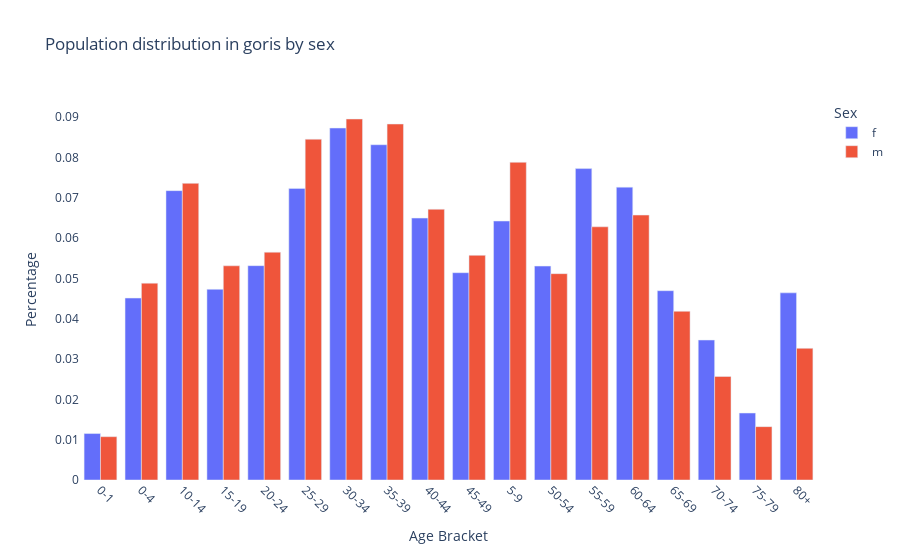

The notebook cell this image was saved under:
### Code cell
#Age Distribution by World Pop
def age_stats():
    with open("global_inputs.yml", 'r') as f:
        global_inputs = yaml.safe_load(f)

    # Get city inputs
    city_inputs = global_inputs.get('city_inputs')

    if menu['demographics']:  
        age_file = os.path.join(output_folder, f"{city}_demographics.csv") 
        if os.path.exists(age_file):  
            pass
        else:
            print("Demographics file does not exist.")
            return  
    pop_dist_group_wp = pd.read_csv(age_file)

    
    pop_dist_group_wp = pop_dist_group_wp.rename(columns={"age_group": "Age_Bracket", "sex": "Sex"})
    pop_dist_group_wp['Count'] = pd.to_numeric(pop_dist_group_wp['population'], errors='coerce')
    pop_dist_group_wp['Age_Bracket'] = pop_dist_group_wp['Age_Bracket'].replace({'<1': '0-4', '1-4': '0-4'})
    pop_dist_group_wp = pop_dist_group_wp.groupby(['Age_Bracket', 'Sex']).agg(Count=('Count', 'sum')).reset_index()

    
    pop_dist_group_wp['Percentage'] = pop_dist_group_wp.groupby('Sex')['Count'].transform(lambda x: x / x.sum())
    pop_dist_group_wp['Sexed_Percent'] = pop_dist_group_wp.groupby('Sex')['Count'].transform(lambda x: x / x.sum())
    pop_dist_group_wp['Sexed_Percent_cum'] = pop_dist_group_wp.groupby('Sex')['Sexed_Percent'].cumsum()

    # Plot age-sex distribution
    sns.barplot(data=pop_dist_group_wp, x='Age_Bracket', y='Percentage', hue='Sex', dodge=True)
    plt.title(f"Population distribution in {city} by sex")
    plt.xlabel("Age Bracket")
    plt.ylabel("Percentage")
    plt.legend(title="Sex", loc="upper right")
    plt.xticks(rotation=45)
    plt.tight_layout()
    render_path = os.path.join(render_folder, "age_stats.png")
    plt.savefig(render_path)
    plt.close()

    plt.show()

    # Plotly
    fig = px.bar(pop_dist_group_wp, x='Age_Bracket', y='Percentage', color='Sex', barmode='group', 
             title=f"Population distribution in {city} by sex", 
             labels={'Age_Bracket': 'Age Bracket', 'Percentage': 'Percentage', 'Sex': 'Sex'})

    
    fig.update_layout(xaxis_title="Age Bracket", yaxis_title="Percentage", legend_title="Sex",plot_bgcolor='white') #swap the colors
    fig.update_xaxes(tickangle=45)

    
    fig.show()

    
    under5 = pop_dist_group_wp[pop_dist_group_wp['Age_Bracket'] == '0-4']['Percentage'].sum()
    youth = pop_dist_group_wp[pop_dist_group_wp['Age_Bracket'].isin(['15-19', '20-24'])]['Percentage'].sum()
    working_age = pop_dist_group_wp[pop_dist_group_wp['Age_Bracket'].isin(['15-64'])]['Percentage'].sum()
    elderly = pop_dist_group_wp[pop_dist_group_wp['Age_Bracket'].isin(['60-64', '65-69', '70-74', '75-79', '80+'])]['Percentage'].sum()
    female_pct = pop_dist_group_wp[pop_dist_group_wp['Sex'] == 'f']['Percentage'].sum()
    sex_ratio = (1 - female_pct) / female_pct * 100
    reproductive_age = pop_dist_group_wp[(pop_dist_group_wp['Sex'] == 'f') & (pop_dist_group_wp['Age_Bracket'].isin(['15-19', '20-24', '25-29', '30-34', '35-39', '40-44', '45-49']))]['Sexed_Percent'].sum()

    
    print(f"under5: {under5:.2%}")
    print(f"youth (15-24): {youth:.2%}")
    print(f"working_age (15-64): {working_age:.2%}")
    print(f"elderly (60+): {elderly:.2%}")
    print(f"reproductive_age, percent of women (15-50): {reproductive_age:.2%}")
    print(f"sex_ratio: {round(sex_ratio, 2)} males to 100 females")


age_stats()

### Figure 1 — Plotly figure (JSON) as saved in the notebook; plotly's stock layout.template omitted (floating-point values rounded to 4 significant figures)
{"data": [{"alignmentgroup": "True", "hovertemplate": "Sex=f<br>Age Bracket=%{x}<br>Percentage=%{y}<extra></extra>", "legendgroup": "f", "marker": {"color": "#636efa", "pattern": {"shape": ""}}, "name": "f", "offsetgroup": "f", "orientation": "v", "showlegend": true, "textposition": "auto", "type": "bar", "x": ["0-1", "0-4", "10-14", "15-19", "20-24", "25-29", "30-34", "35-39", "40-44", "45-49", "5-9", "50-54", "55-59", "60-64", "65-69", "70-74", "75-79", "80+"], "xaxis": "x", "y": [0.01152, 0.04513, 0.07178, 0.0473, 0.05317, 0.07233, 0.08731, 0.08317, 0.06497, 0.05142, 0.06424, 0.05306, 0.07725, 0.07265, 0.04696, 0.03471, 0.01661, 0.04642], "yaxis": "y"}, {"alignmentgroup": "True", "hovertemplate": "Sex=m<br>Age Bracket=%{x}<br>Percentage=%{y}<extra></extra>", "legendgroup": "m", "marker": {"color": "#EF553B", "pattern": {"shape": ""}}, "name": "m", "offsetgroup": "m", "orientation": "v", "showlegend": true, "textposition": "auto", "type": "bar", "x": ["0-1", "0-4", "10-14", "15-19", "20-24", "25-29", "30-34", "35-39", "40-44", "45-49", "5-9", "50-54", "55-59", "60-64", "65-69", "70-74", "75-79", "80+"], "xaxis": "x", "y": [0.01074, 0.04882, 0.07359, 0.05313, 0.05651, 0.08454, 0.08955, 0.0883, 0.06715, 0.05573, 0.07881, 0.05118, 0.06281, 0.06572, 0.04185, 0.02567, 0.01324, 0.03266], "yaxis": "y"}], "layout": {"barmode": "group", "legend": {"title": {"text": "Sex"}, "tracegroupgap": 0}, "plot_bgcolor": "white", "title": {"text": "Population distribution in goris by sex"}, "xaxis": {"anchor": "y", "domain": [0, 1], "tickangle": 45, "title": {"text": "Age Bracket"}}, "yaxis": {"anchor": "x", "domain": [0, 1], "title": {"text": "Percentage"}}}}
